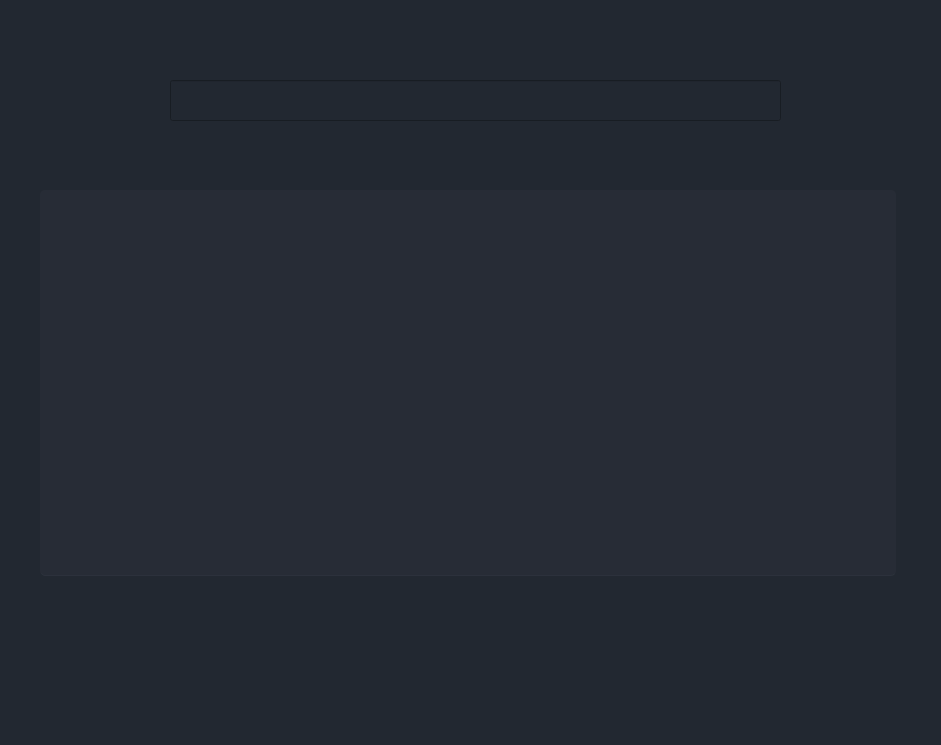
<?xml version="1.0" encoding="UTF-8"?>
<ui version="4.0">
 <class>StatsWindow</class>
 <widget class="QMainWindow" name="StatsWindow">
  <property name="geometry">
   <rect>
    <x>0</x>
    <y>0</y>
    <width>941</width>
    <height>745</height>
   </rect>
  </property>
  <property name="windowTitle">
   <string>MainWindow</string>
  </property>
  <property name="styleSheet">
   <string notr="true">background-color: rgb(34, 40, 49);</string>
  </property>
  <widget class="QWidget" name="centralwidget">
   <widget class="QTableView" name="statsTable">
    <property name="geometry">
     <rect>
      <x>40</x>
      <y>190</y>
      <width>856</width>
      <height>386</height>
     </rect>
    </property>
    <property name="sizePolicy">
     <sizepolicy hsizetype="Minimum" vsizetype="Preferred">
      <horstretch>0</horstretch>
      <verstretch>0</verstretch>
     </sizepolicy>
    </property>
    <property name="cursor" stdset="0">
     <cursorShape>PointingHandCursor</cursorShape>
    </property>
    <property name="tabletTracking">
     <bool>false</bool>
    </property>
    <property name="autoFillBackground">
     <bool>false</bool>
    </property>
    <property name="styleSheet">
     <string notr="true">QTableView {	
	background-color: rgb(39, 44, 54);
	padding: 10px;
	border-radius: 5px;
	gridline-color: rgb(44, 49, 60);
	border-bottom: 1px solid rgb(44, 49, 60);
}


QScrollBar:horizontal {
    border: none;
    background: rgb(52, 59, 72);
    height: 14px;
    margin: 0px 21px 0 21px;
	border-radius: 0px;
}
 QScrollBar:vertical {
	border: none;
    background: rgb(52, 59, 72);
    width: 14px;
    margin: 21px 0 21px 0;
	border-radius: 0px;
 }
QHeaderView::section{
	Background-color: rgb(39, 44, 54);
	max-width: 30px;
	border: 1px solid rgb(44, 49, 60);
	border-style: none;
    border-bottom: 1px solid rgb(44, 49, 60);
    border-right: 1px solid rgb(44, 49, 60);
}
QTableView::horizontalHeader {	
	background-color: rgb(81, 255, 0);
}
QHeaderView::section:horizontal
{
    border: 1px solid rgb(32, 34, 42);
	background-color: rgb(27, 29, 35);
	padding: 3px;
	border-top-left-radius: 7px;
    border-top-right-radius: 7px;
}
QHeaderView::section:vertical
{
    border: 1px solid rgb(44, 49, 60);
}
</string>
    </property>
    <property name="verticalScrollBarPolicy">
     <enum>Qt::ScrollBarAsNeeded</enum>
    </property>
    <property name="horizontalScrollBarPolicy">
     <enum>Qt::ScrollBarAsNeeded</enum>
    </property>
    <property name="sizeAdjustPolicy">
     <enum>QAbstractScrollArea::AdjustToContents</enum>
    </property>
    <property name="editTriggers">
     <set>QAbstractItemView::NoEditTriggers</set>
    </property>
    <property name="tabKeyNavigation">
     <bool>true</bool>
    </property>
    <property name="showDropIndicator" stdset="0">
     <bool>false</bool>
    </property>
    <property name="dragDropOverwriteMode">
     <bool>false</bool>
    </property>
    <property name="sortingEnabled">
     <bool>true</bool>
    </property>
    <property name="wordWrap">
     <bool>false</bool>
    </property>
    <property name="cornerButtonEnabled">
     <bool>false</bool>
    </property>
    <attribute name="verticalHeaderVisible">
     <bool>false</bool>
    </attribute>
    <attribute name="verticalHeaderHighlightSections">
     <bool>false</bool>
    </attribute>
   </widget>
   <widget class="QLineEdit" name="searchBar">
    <property name="geometry">
     <rect>
      <x>170</x>
      <y>80</y>
      <width>611</width>
      <height>41</height>
     </rect>
    </property>
    <property name="styleSheet">
     <string notr="true">QLineEdit{
	color: rgb(236, 236, 236);
}
</string>
    </property>
    <property name="text">
     <string/>
    </property>
    <property name="alignment">
     <set>Qt::AlignLeading|Qt::AlignLeft|Qt::AlignVCenter</set>
    </property>
   </widget>
  </widget>
  <widget class="QStatusBar" name="statusbar"/>
 </widget>
 <resources/>
 <connections/>
</ui>
